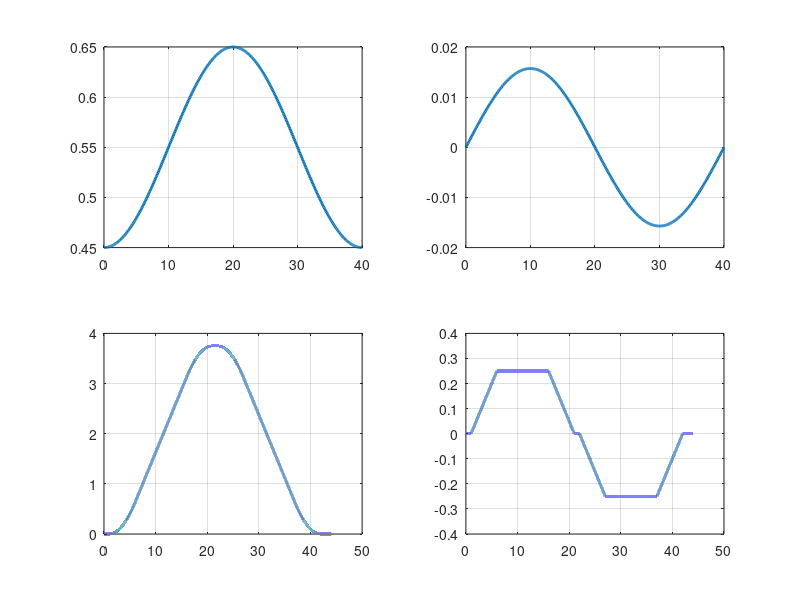

This chart was generated by the following MATLAB code:
clc; clear; close all; 

set(0,'DefaultLineLineWidth',2)

t_sys=40;
initial_pos_Main = 0.45; 
amplitude = 0.1;
median = initial_pos_Main+amplitude;
frekvens = 1/t_sys; % 1/20

dt = 0.1; 
t = 0:dt:t_sys;

x = median - amplitude * cos(2 * pi * frekvens * t);
x_dot = amplitude * 2 * pi * frekvens * sin(2 * pi * frekvens * t);

% Plot x over tid
figure;
subplot(2,2,1)
plot(t, x);
grid on;

subplot(2,2,2)
plot(t, x_dot);
grid on 




a_max = 0.1;
a_0 = 0;
v_0 = 0;
v_max = 0.25;
t_ramp = 5;
a_ref = v_max/t_ramp;
start_time = 1;
hold_time = 10;
if a_ref>a_max
    a_ref=a_max;
    y=0;
end
t1 = start_time;
t2 = t1 + t_ramp;
t3 = t2 + hold_time;
t4 = t3 + t_ramp; 
t5 = t4 + start_time;
t6 = t5 + t_ramp;
t7 = t6 + hold_time;
t8 = t7 + t_ramp;
t9 = t8 + start_time;

for t_ms = 0:(t9+1)*1000
i = t_ms+1;
t(i)=t_ms/1000;
if t(i) < t1
    y(i) = v_0;
    y_int(i) = v_0*t(i);
elseif t(i) < t2 % ramp up speed
    y(i) = v_0 + a_ref*(t(i)-t1);
    y_int(i) = v_0*t(i) + a_ref*(t(i)-t1)^2/2;
elseif t(i) < t3 %holding speed
    y(i) = v_0 + a_ref*t_ramp;
    y_int(i) = (a_ref*t_ramp)*(t(i)-t2)+a_ref*t_ramp^2/2;
elseif t(i) < t4 %ramping down speed
    y(i) = v_0 + a_ref*t_ramp - a_ref*(t(i)-t3);
    y_int(i) =  (a_ref*t_ramp*hold_time + a_ref*t_ramp^2/2) +a_ref*t_ramp*(t(i)-t3) - a_ref*(t(i)-t3)^2/2; %- a_ref*(t(i)-t3)^2/2
elseif t(i) < t5 %holding 0
    y(i) = v_0;
    y_int(i) = (v_0)*t(i)+(a_ref*t_ramp*hold_time + a_ref*t_ramp^2/2) +a_ref*t_ramp*(t_ramp) - a_ref*(t_ramp)^2/2;

elseif t(i) < t6 %ramping down speed
    y(i) = v_0 - a_ref*(t(i)-t5);
    y_int(i) = v_0 - a_ref*(t(i)-t5)^2/2 +(a_ref*t_ramp*hold_time + a_ref*t_ramp^2/2) +a_ref*t_ramp*(t_ramp) - a_ref*(t_ramp)^2/2;
elseif t(i) < t7 %holdin speed
    y(i)  = v_0 - a_ref*t_ramp;
    y_int(i) = (v_0 - a_ref*t_ramp)*(t(i)-t6) - a_ref*(t_ramp)^2/2+(v_0)*t(i)+(a_ref*t_ramp*hold_time + a_ref*t_ramp^2/2) +a_ref*t_ramp*(t_ramp) - a_ref*(t_ramp)^2/2;
elseif t(i) < t8 %ramping up speed
    y(i) = v_0 - a_ref*t_ramp + a_ref*(t(i)-t7);
    y_int(i) =  - a_ref*t_ramp*(t(i)-t7) + a_ref*(t(i)-t7)^2/2 +(v_0 - a_ref*t_ramp)*hold_time - a_ref*(t_ramp)^2/2+(v_0)*t(i)+(a_ref*t_ramp*hold_time + a_ref*t_ramp^2/2) +a_ref*t_ramp*(t_ramp) - a_ref*(t_ramp)^2/2;
else %holding 0
    y(i) = v_0;
    y_int(i) = (v_0)*t(i);
end
end

subplot(2,2,4)
plot(t,y)
grid on
subplot(2,2,3)
plot(t,y_int)
grid on